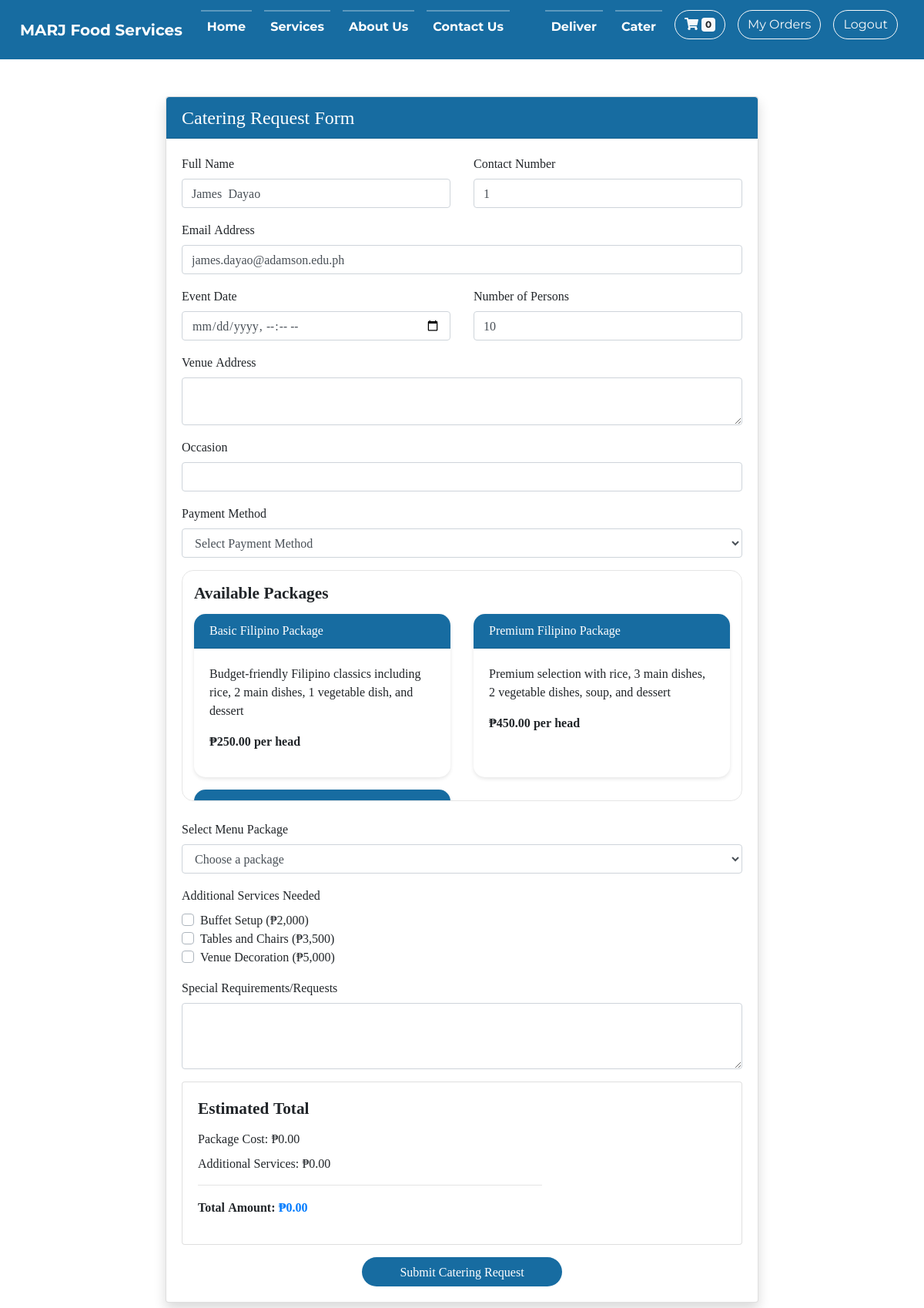
The app's page /modules/catering.php (signed in) with its own data.
### tables this page shows
CREATE TABLE IF NOT EXISTS `users` (
  `user_id` int NOT NULL AUTO_INCREMENT,
  `fname` varchar(250) NOT NULL,
  `mname` varchar(250) DEFAULT NULL,
  `lname` varchar(250) NOT NULL,
  `email_add` varchar(250) NOT NULL,
  `mobile_num` varchar(250) NOT NULL,
  `password` varchar(250) NOT NULL,
  `emailv` enum('Yes','No') NOT NULL,
  `OTPC` int DEFAULT NULL,
  `OTPE` datetime DEFAULT NULL,
  `role_id` int NOT NULL,
  `created_at` timestamp NULL DEFAULT CURRENT_TIMESTAMP,
  PRIMARY KEY (`user_id`)
);

CREATE TABLE IF NOT EXISTS `products` (
  `product_id` int NOT NULL AUTO_INCREMENT,
  `prod_name` varchar(250) NOT NULL,
  `prod_price` int NOT NULL,
  `prod_desc` varchar(2000) NOT NULL,
  `prod_img` varchar(250) NOT NULL,
  `prod_cat_id` int NOT NULL,
  `qty_sold` int NOT NULL,
  PRIMARY KEY (`product_id`)
);

### modules/catering.php (the view, shortened to what this page needs)
<?php
require_once 'dbconi.php';
?>
<!DOCTYPE html>
<html lang="en">
<head>
    <link rel="stylesheet" href="https://maxcdn.bootstrapcdn.com/bootstrap/4.5.2/css/bootstrap.min.css">
    <link rel="stylesheet" href="https://cdnjs.cloudflare.com/ajax/libs/font-awesome/5.15.3/css/all.min.css">
    <link rel="stylesheet" href="<?php echo BASE_URL; ?>/vendor/style1.css">
</head>
<body>
    <?php include("navigation.php"); ?>
    <main class="container-fluid py-5">
        <div class="row justify-content-center">
            <div class="col-md-8">
                <div class="card shadow">
                    <div class="card-header bg-accent text-white rounded-top">
                        <h2 class="h4 mb-0">Catering Request Form</h2>
                    </div>
                    <div class="card-body">
                        <form action="submit_catering.php" method="POST">
                            <div class="row">
                                <div class="col-md-6">
                                    <div class="form-group">
                                        <label>Full Name</label>
                                        <?php
                                        $user_query = "SELECT fname, mname, lname, email_add, mobile_num FROM users WHERE user_id = ?";
                                        $stmt = mysqli_prepare($dbc, $user_query);
                                        mysqli_stmt_bind_param($stmt, "i", $_SESSION['user_id']);
                                        mysqli_stmt_execute($stmt);
                                        $user_result = mysqli_stmt_get_result($stmt);
                                        $user_data = mysqli_fetch_assoc($user_result);
                                        $full_name = trim($user_data['fname'] . ' ' . $user_data['mname'] . ' ' . $user_data['lname']);
                                        ?>
                                        <input type="text" class="form-control" name="client_name" value="<?php echo htmlspecialchars($full_name); ?>" required>
                                    </div>
                                </div>
                                <div class="col-md-6">
                                    <div class="form-group">
                                        <label>Contact Number</label>
                                        <input type="tel" class="form-control" name="contact_info" value="<?php echo htmlspecialchars($user_data['mobile_num']); ?>" required>
                                    </div>
                                </div>
                            </div>
                            <div class="form-group">
                                <label>Email Address</label>
                                <input type="email" class="form-control" name="email" value="<?php echo htmlspecialchars($user_data['email_add']); ?>" required>
                            </div>
                            <div class="row">
                                <div class="col-md-6">
                                    <div class="form-group">
                                        <label>Event Date</label>
                                        <input type="datetime-local" class="form-control" name="event_date" required>
                                    </div>
                                </div>
                                <div class="col-md-6">
                                    <div class="form-group">
                                        <label>Number of Persons</label>
                                        <input type="number" class="form-control" name="num_persons" min="10" value="10" required>
                                    </div>
                                </div>
                            </div>
                            <div class="form-group">
                                <label>Venue Address</label>
                                <textarea class="form-control" name="venue" rows="2" required></textarea>
                            </div>
                            <div class="form-group">
                                <label>Occasion</label>
                                <input type="text" class="form-control" name="occasion" required>
                            </div>
                            <div class="form-group">
                                <label>Payment Method</label>
                                <select class="form-control" name="payment_method" required>
                                    <option value="">Select Payment Method</option>
                                </select>
                            </div>
                            <div class="packages-container mb-4">
                            <h5 class="mb-3">Available Packages</h5>
                            <div class="row">
                                <?php
                                include("dbconi.php");
                                $query = "SELECT * FROM products WHERE prod_cat_id = 5 ORDER BY prod_price";
                                $result = mysqli_query($dbc, $query);
                                if (mysqli_num_rows($result) > 0) {
                                    while($row = mysqli_fetch_assoc($result)) { ?>
                                        <div class="col-md-6 mb-3">
                                            <div class="package-card card h-100">
                                                <div class="card-header">
                                                    <h6 class="mb-0"><?php echo htmlspecialchars($row['prod_name']); ?></h6>
                                                </div>
                                                <div class="card-body">
                                                    <p class="card-text"><?php echo htmlspecialchars($row['prod_desc']); ?></p>
                                                    <p class="card-text font-weight-bold">₱<?php echo number_format($row['prod_price'], 2); ?> per head</p>
                                                </div>
                                            </div>
                                        </div>
                                    <?php }
                                } else { ?>
                                    <div class="col-12">
                                        <p class="text-muted">No packages available at the moment.</p>
                                    </div>
                                <?php }
                                ?>
                            </div>
                        </div>
                            <div class="form-group">
                                <label>Select Menu Package</label>
                                <select class="form-control" name="menu_bundle" required>
                                    <option value="">Choose a package</option>
                                </select>
                            </div>
                            <div class="form-group">
                                <label>Additional Services Needed</label>
                                <div class="custom-control custom-checkbox">
                                    <label class="custom-control-label" for="setup">Buffet Setup (₱2,000)</label>
                                </div>
                                <div class="custom-control custom-checkbox">
                                    <label class="custom-control-label" for="tables">Tables and Chairs (₱3,500)</label>
                                </div>
                                <div class="custom-control custom-checkbox">
                                    <label class="custom-control-label" for="decoration">Venue Decoration (₱5,000)</label>
                                </div>
                            </div>
                            <div class="form-group">
                                <label>Special Requirements/Requests</label>
                                <textarea class="form-control" name="other_requests" rows="3"></textarea>
                            </div>
                            <div class="card mb-3">
                                <div class="card-body">
                                    <h5 class="mb-3">Estimated Total</h5>
                                    <div class="row">
                                        <div class="col-md-8">
                                            <p class="mb-2">Package Cost: <span id="packageCost">₱0.00</span></p>
                                            <p class="mb-2">Additional Services: <span id="servicesCost">₱0.00</span></p>
                                            <hr>
                                            <p class="font-weight-bold">Total Amount: <span id="totalAmount" class="text-primary">₱0.00</span></p>
                                        </div>
                                    </div>
                                </div>
                            </div>
                            <div class="text-center">
                                <button type="submit" class="btn btn-accent px-5">Submit Catering Request</button>
                            </div>
                        </form>
                    </div>
                </div>
            </div>
        </div>
    </main>
</body>
</html>

### modules/catering.php (style rules this page uses)
.packages-container { max-height: 300px; overflow-y: auto; padding: 15px; border: 1px solid rgba(0,0,0,0.1); border-radius: 15px; margin-bottom: 20px; }
.package-card { border-radius: 15px; margin-bottom: 15px; border: none; box-shadow: 0 2px 5px rgba(0,0,0,0.1); }
.package-card .card-header { background-color: var(--accent); color: white; border-radius: 15px 15px 0 0; }
.btn-accent { background-color: var(--accent); color: white; border-radius: 50px; }
.bg-accent { background-color: var(--accent) !important; }

### records on screen
users: client_name "James Dayao", contact_info "1", email "james.dayao@adamson.edu.ph"
products: prod_name "Basic Filipino Package", prod_desc "Budget-friendly Filipino classics including rice, 2 main dishes, 1 vegetable dish, and dessert", prod_price "250.00"
products: prod_name "Premium Filipino Package", prod_desc "Premium selection with rice, 3 main dishes, 2 vegetable dishes, soup, and dessert", prod_price "450.00"
